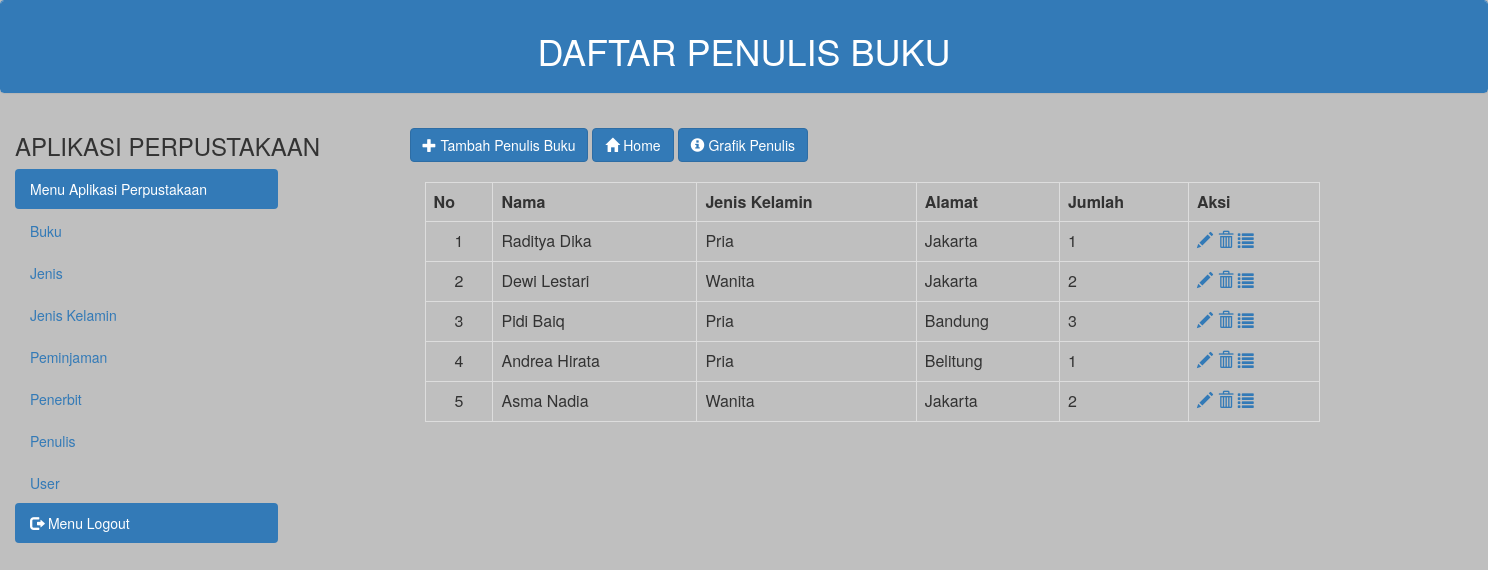
Screenshot of /penulis/index.php (signed in) with the database file from the repository.
### tables this page shows
CREATE TABLE IF NOT EXISTS `penulis` (
`id` int(11) NOT NULL,
  `nama` varchar(255) NOT NULL,
  `id_jenis_kelamin` int(11) NOT NULL,
  `alamat` text,
  `jml_buku` int(11) NOT NULL
);

CREATE TABLE IF NOT EXISTS `jenis_kelamin` (
`id` int(11) NOT NULL,
  `nama` varchar(255) NOT NULL
);

### penulis/koneksi.php (called while the page is built)
<?php
$host = "localhost";
$dbname = "perpustakaan-ppi";
$username = "root";
$password = "";
try {
	$db = new PDO("mysql:host={$host};dbname={$dbname}", $username, $password);
	$db->setAttribute(PDO::ATTR_ERRMODE, PDO::ERRMODE_EXCEPTION);
	return $db;
} catch (PDOException $exception) {
	die("Connection error: " . $exception->getMessage());
}

### penulis/index.php (the view, shortened to what this page needs)
<link rel="stylesheet" href="../bootstrap/css/bootstrap.min.css">
<link rel="stylesheet" href="../bootstrap/css/style.css">
<?php
include('koneksi.php');
$query = $db->prepare("SELECT * FROM penulis");
$query->execute();
function getJenis($id) {
	include ('koneksi.php');
	$query = $db->prepare("SELECT * FROM jenis_kelamin WHERE id = $id");
	$query->execute();
	$data = $query->fetch();
	return $data['nama'];
}
function getJumlah($id) {
	include('koneksi.php');
	$query = $db->prepare("SELECT count(id) FROM buku WHERE id_penulis = $id");
	$query->execute();
	return $query->fetchColumn();
}
?>
<body>
<div class="panel panel-primary">
	<div class="panel-heading"><h1>DAFTAR PENULIS BUKU</h1></div>
</div>
<div class="row">
	<div class="col-sm-3">
		<?php include('../home.php'); ?>
	</div>
	<div class="col-sm-6">
		<div class="container">
			 <div class="panel-body">
			    <a href="create.php" class="btn btn-primary"><i class="glyphicon glyphicon-plus "></i> Tambah Penulis Buku</a>
			    <a class="btn btn-primary" href="../home2.php"><i class="glyphicon glyphicon-home"></i> Home </a>
			    <a class="btn btn-primary" href="grafik.php"><i class="glyphicon glyphicon-info-sign"></i> Grafik Penulis </a>
			    <div>&nbsp;</div>
			    <div class="col-sm-10">
				<table class="table table-bordered table-stripped table-hover">
				<thead>
				<tbody>
				<tr>
					<th>No</th>
					<th>Nama </th>
					<th>Jenis Kelamin</th>
					<th>Alamat</th>
					<th>Jumlah</th>
					<th>Aksi</th>
				</tr>
				<?php $i=1; foreach ($query->fetchAll() as $value): ?>
				<tr>
					<td style="text-align: center"><?= $i ?></td>
					<td><?= $value['nama'] ?></td>
					<td><?= getJenis($value['id_jenis_kelamin']); ?></td>
					<td><?= $value['alamat'] ?></td>
					<td><?= getJumlah($value['id']) ?></td>
					<td>
						<a href="update.php?id=<?= $value['id'] ;?>">
						<span class="glyphicon glyphicon-pencil"></span></a>
						<a href="delete.php?id=<?= $value['id']; ?>">
						<span class="glyphicon glyphicon-trash"></span></a>
						<a href="view.php?id=<?= $value['id']; ?>">
						<span class="glyphicon glyphicon-list"></span></a>
					</td>
				</tr>
				<?php $i++; endforeach; ?>
				</tbody>
				</thead>
				</table>
			</div>
			</div>
		</div>
	</div>
</div>
</body>

### rows the page displays
penulis: nama "Raditya Dika", id_jenis_kelamin.nama "Pria", alamat "Jakarta", id "1"
penulis: nama "Dewi Lestari", id_jenis_kelamin.nama "Wanita", alamat "Jakarta", id "2"
penulis: nama "Pidi Baiq", id_jenis_kelamin.nama "Pria", alamat "Bandung", id "3"
penulis: nama "Andrea Hirata", id_jenis_kelamin.nama "Pria", alamat "Belitung", id "1"
penulis: nama "Asma Nadia", id_jenis_kelamin.nama "Wanita", alamat "Jakarta", id "2"
